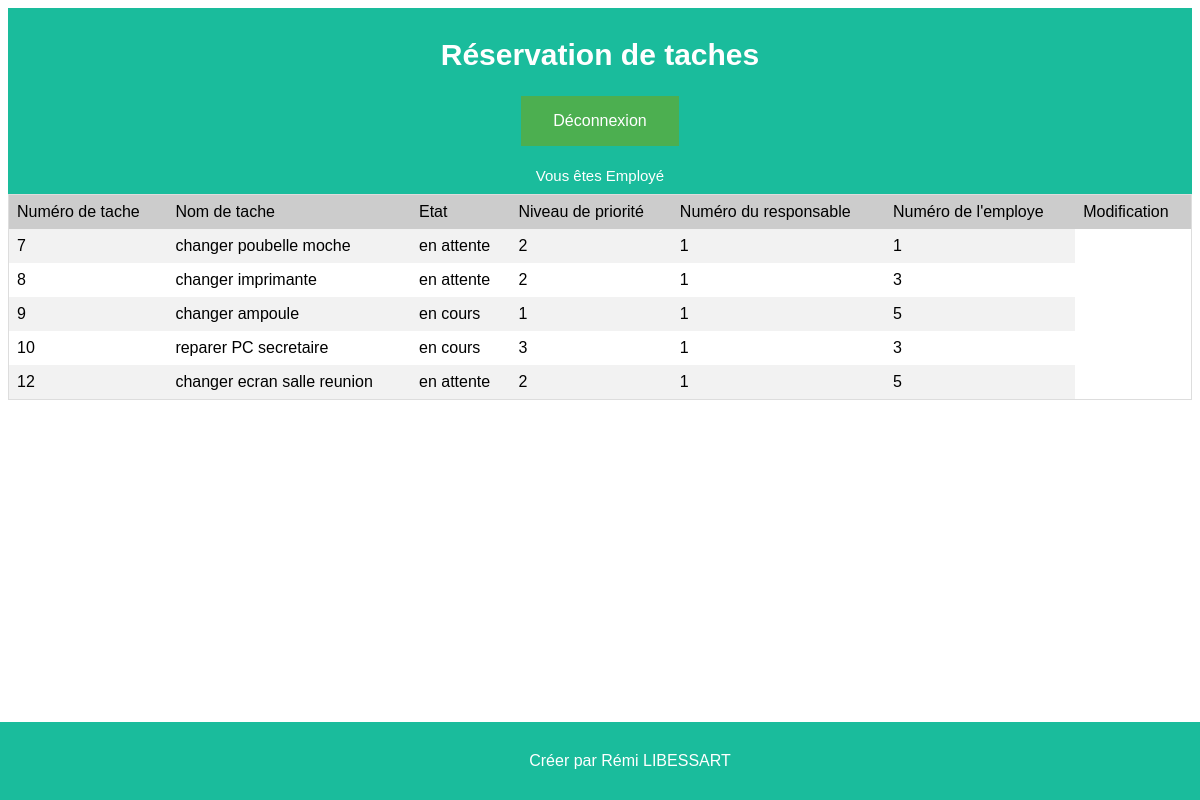
Screenshot of /Mission_1/EspaceEmployé.php with the database file from the repository.
### tables this page shows
CREATE TABLE IF NOT EXISTS `taches` (
  `id` int(11) NOT NULL AUTO_INCREMENT,
  `NomTache` text NOT NULL,
  `Etat` text NOT NULL,
  `NivPrio` int(11) NOT NULL,
  `id_Resp` int(11) NOT NULL,
  `id_Employe` int(11) DEFAULT NULL,
  `Libelle_Statut` text DEFAULT NULL,
  PRIMARY KEY (`id`),
  KEY `id_Resp` (`id_Resp`),
  KEY `id_Employe` (`id_Employe`)
);

### Mission_1/EspaceEmployé.php (the view, shortened to what this page needs)
<?php
$mysqli=mysqli_connect('localhost','root','','mission_1');
$result = mysqli_query($mysqli, "SELECT * FROM taches ORDER BY id");
?>
<!DOCTYPE HTML>
<html>
    <head>
        <link rel="stylesheet" href="style.css" />
    </head>
    <body>
        <header class="header">
        <h1>Réservation de taches</h1>
        <a href="Deconnexion.php" class="button">Déconnexion</a><br/><br/>
        Vous êtes Employé
        </header>
<table width='80%' border=0>
    <tr bgcolor='#CCCCCC'>
        <td>Numéro de tache</td>
        <td>Nom de tache</td>
        <td>Etat</td>
        <td>Niveau de priorité</td>
        <td>Numéro du responsable</td>
        <td>Numéro de l'employe</td>
        <td>Modification</td>
    </tr>
    <?php
    while($res = mysqli_fetch_array($result)) {
        echo "<tr>";
        echo "<td>".$res['id']."</td>";
        echo "<td>".$res['NomTache']."</td>";
        echo "<td>".$res['Etat']."</td>";
        echo "<td>".$res['NivPrio']."</td>";
        echo "<td>".$res['id_Resp']."</td>";
        echo "<td>".$res['id_Employe']."</td>";
    }
    ?>
    </table>
    <footer class="footer">
    Créer par Rémi LIBESSART
    </footer>
    </body>
</html>

### Mission_1/style.css (style rules this page uses)
body { font-family: arial; }
.header { padding: 10px; background: #1abc9c; color: white; text-align: center; font-size: 15px; }
.footer { padding: 30px; position: fixed; left: 0; bottom: 0; width: 100%; background-color:#1abc9c; color: white; text-align: center; }
table { border-collapse: collapse; border-spacing: 0; width: 100%; border: 1px solid #ddd; }
th, td { text-align: left; padding: 8px; }
tr:nth-child(even) { background-color: #f2f2f2 }
.button { background-color: #4CAF50; color: white; padding: 16px 32px; text-align: center; text-decoration: none; display: inline-block; font-size: 16px; margin: 4px 2px; transition-duration: 0.1s; cursor: pointer; }
.button { background-color: #4CAF50; color: white; }

### rows the page displays
taches: id "7", NomTache "changer poubelle moche", Etat "en attente", NivPrio "2", id_Resp "1", id_Employe "1"
taches: id "8", NomTache "changer imprimante", Etat "en attente", NivPrio "2", id_Resp "1", id_Employe "3"
taches: id "9", NomTache "changer ampoule", Etat "en cours", NivPrio "1", id_Resp "1", id_Employe "5"
taches: id "10", NomTache "reparer PC secretaire", Etat "en cours", NivPrio "3", id_Resp "1", id_Employe "3"
taches: id "12", NomTache "changer ecran salle reunion", Etat "en attente", NivPrio "2", id_Resp "1", id_Employe "5"
